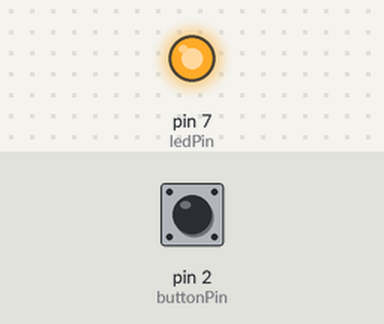
The sketch below on a simulated Arduino Uno, built with avr-gcc and run on an emulated ATmega328P. On the bench: output pins drawn as LEDs (lit = HIGH). The inputs (shaded band) are chosen by the test bench; at power-on: pin 2 (buttonPin) LOW.

Above: at 1.2 s.
1.3 s: pin 2 (buttonPin) pulled HIGH for 0.15 s
At 1.42 s:
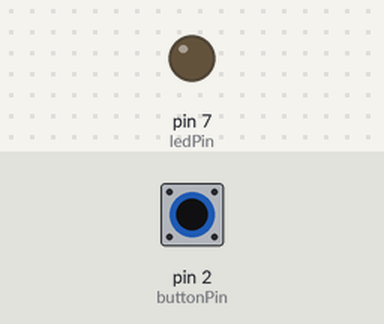
3.0 s: pin 2 (buttonPin) pulled HIGH for 3.2 s
At 7.4 s:
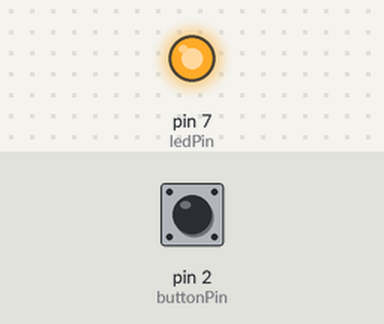
Timing chart, 0 to 8.9 s (numbered marks = the images above; inputs shaded):
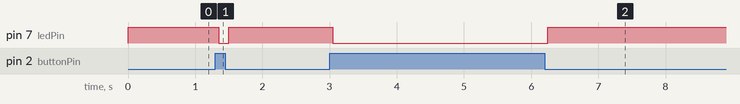

The sketch:

test-push-button.ino
```cpp
int buttonState = 0;          // variabel untuk menyimpan status push button
int lastButtonState = 0;      // variabel untuk menyimpan status push button sebelumnya
int ledPin = 7;              // pin LED
int buttonPin = 2;            // pin push button

void setup() {
  pinMode(ledPin, OUTPUT);    // konfigurasi pin LED sebagai output
  pinMode(buttonPin, INPUT);  // konfigurasi pin push button sebagai input
}

void loop() {
  buttonState = digitalRead(buttonPin);  // membaca status push button

  if (buttonState != lastButtonState) {  // jika status push button berubah
    delay(50);                          // tunggu debouncing
    buttonState = digitalRead(buttonPin); // membaca status push button lagi
  }

  if (buttonState == HIGH) {        // jika push button ditekan
    digitalWrite(ledPin, LOW);    // nyalakan LED                    // tunggu 0,5 detik
        // matikan LED
  }else{
    digitalWrite(ledPin, HIGH);
  }

  lastButtonState = buttonState;    // simpan status push button sebelumnya

  // jika push button ditekan dua kali secara berurutan
  if (buttonState == HIGH && lastButtonState == LOW) {
    delay(50);                      // tunggu debouncing
    buttonState = digitalRead(buttonPin); // baca status push button lagi
    if (buttonState == HIGH) {      // jika push button ditekan lagi
      asm volatile ("  jmp 0");     // reset mikrokontroler
    }
  }
}
```

Measured:
- after the input at 1.3 s, pin 7 (ledPin): HIGH → LOW after 0.05 s, → HIGH 0.15 s later
- after the input at 3.0 s, pin 7 (ledPin): HIGH → LOW after 0.05 s, → HIGH 3.2 s later
